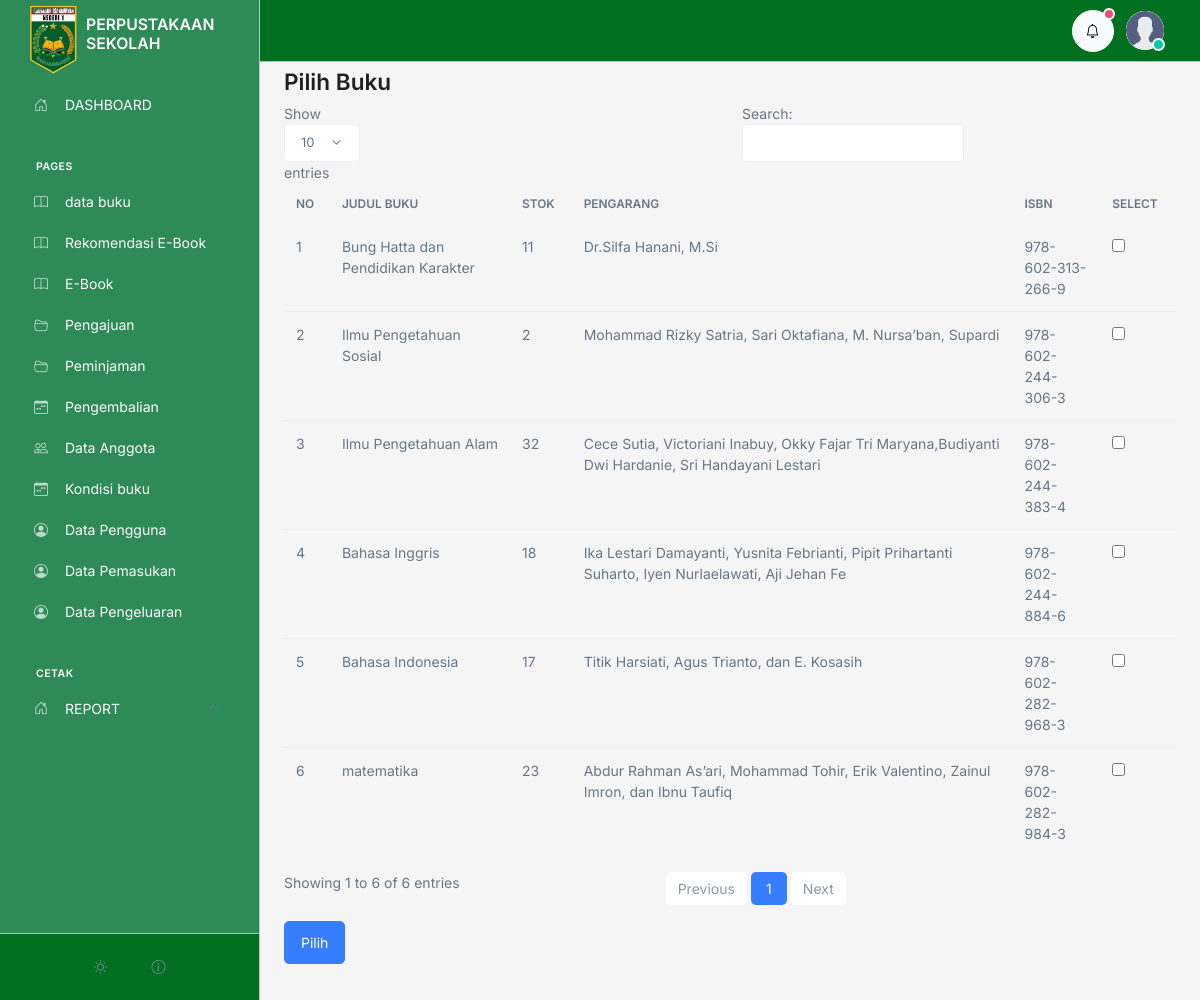
Before: /admin/peminjaman/tambah.php (signed in) with the older database file.
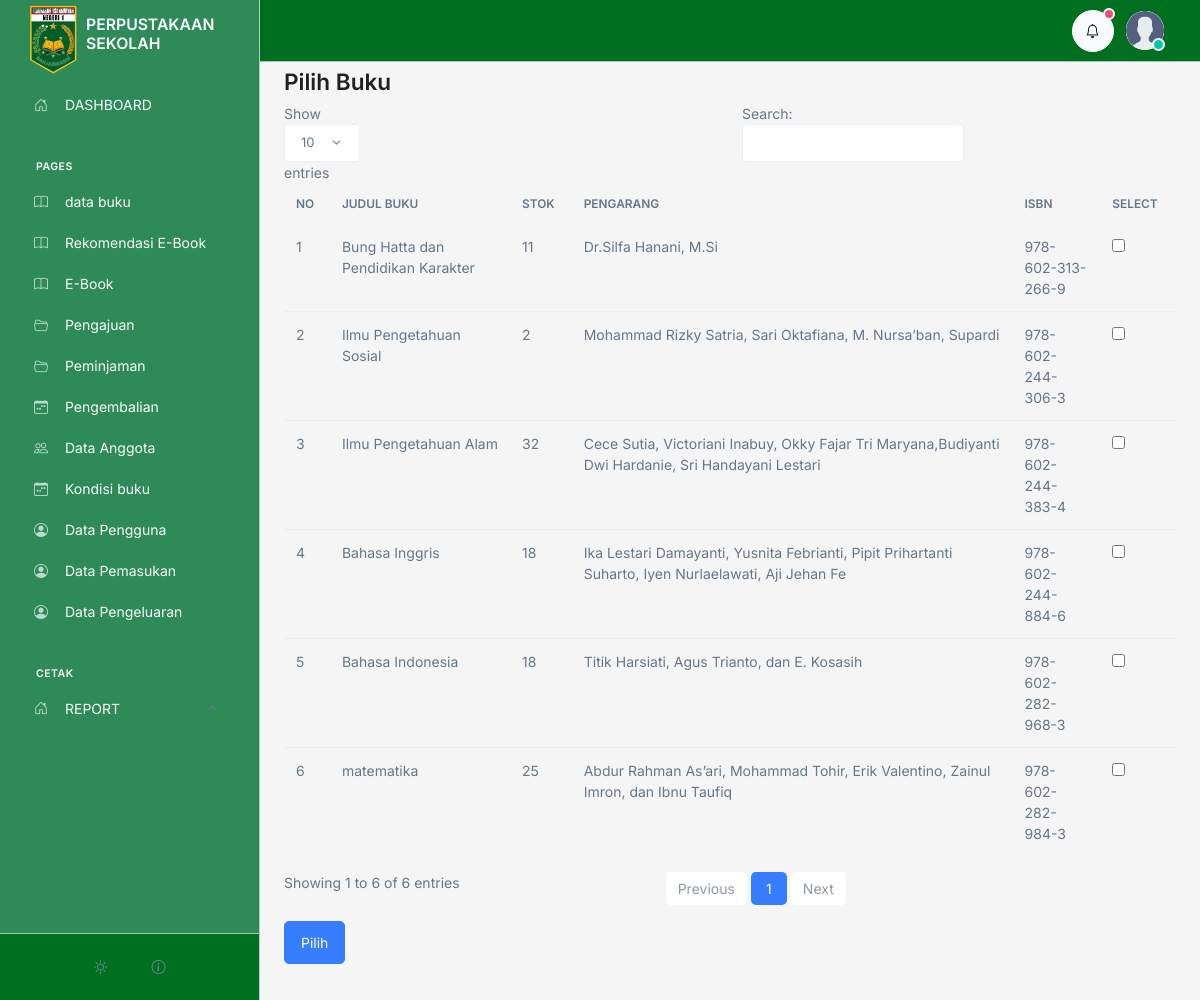
After: the same page with the newer database file.
### tables this page shows
CREATE TABLE `buku` (
  `id` int(11) NOT NULL,
  `id_kategori` int(11) DEFAULT 1,
  `tanggal` varchar(50) NOT NULL,
  `judul` varchar(200) NOT NULL,
  `pengarang` varchar(100) NOT NULL,
  `penerbit` varchar(100) NOT NULL,
  `tahun_terbit` varchar(50) NOT NULL,
  `isbn` varchar(200) NOT NULL,
  `jumlah` int(10) NOT NULL,
  `lokasi` varchar(200) NOT NULL,
  `deskripsi` text NOT NULL,
  `image` text NOT NULL
);

### admin/controller.php (called while the page is built, shortened)
<?php
$conn = mysqli_connect('localhost', 'root', '', 'perpustakaan');
function all($table)
{
   $query = "SELECT * FROM $table ORDER BY id DESC";
   global $conn;
   $rows = [];
   $result = mysqli_query($conn, $query);
   while ($row = mysqli_fetch_assoc($result)) {
      $rows[] = $row;
   }
   return $rows;
}

### admin/peminjaman/tambah.php (the view, shortened to what this page needs)
<?php include '../controller.php'; ?>
<?php include '../template/header.php';
$Books = all('buku');
?>
<div class="container">
   <h1>Pilih Buku</h1>
   <form method="GET" action="form.php">
      <table class="table" id="table">
         <thead class="mt-3">
            <tr>
               <th>NO</th>
               <th>JUDUL BUKU</th>
               <th>STOK</th>
               <th>PENGARANG</th>
               <th>ISBN</th>
               <th>SELECT</th>
            </tr>
         </thead>
         <tbody>
            <?php $no = 1; foreach ($Books as $book) : ?>
               <tr onclick="toggleCheckbox(this)">
                  <td><?= $no++; ?></td>
                  <td><?= $book['judul']; ?></td>
                  <td><?= $book['jumlah']; ?></td>
                  <td><?= $book['pengarang']; ?></td>
                  <td><?= $book['isbn']; ?></td>
                  <td>
                     <input type="checkbox" name="id_buku[]" value="<?= $book['id']; ?>" id="checkbox-<?= $book['id']; ?>">
                  </td>
               </tr>
            <?php endforeach; ?>
         </tbody>
      </table>
      <button type="submit" class="btn btn-primary">Pilih</button>
   </form>
</div>
<?php include '../template/footer.php'; ?>

Changed rows visible on the page:
changed buku "Bahasa Indonesia": jumlah "17" → "18"
changed buku "matematika": jumlah "23" → "25"
